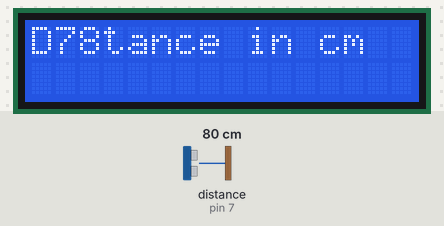
A sketch run on a simulated Arduino Uno, built with avr-gcc and run on an emulated ATmega328P. Shown: 16×2 character LCD. Wiring (inferred from the names in the program): ultrasonic range finder: trigger pin 8; echo pin 7. The inputs (shaded band) are chosen by the test bench; at power-on: distance to the obstacle (sensor on pin 7) 80 cm. The echo pulse lasts 58.3 µs per cm; what the sketch prints to the serial monitor is not drawn.

Above: at 1.2 s.
1.3 s: distance to the obstacle (sensor on pin 7) set to 299 cm
At 2.1 s:
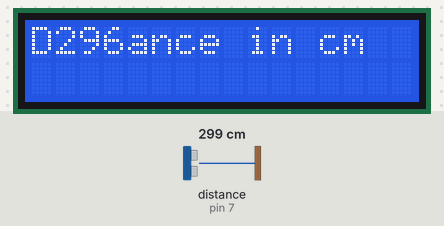
3.0 s: distance to the obstacle (sensor on pin 7) set to 2 cm
At 4.0 s:
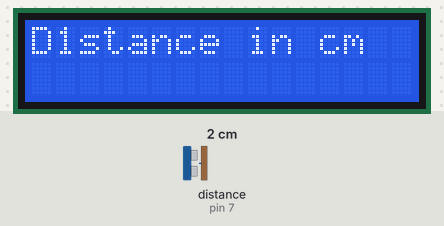
4.5 s: distance to the obstacle (sensor on pin 7) set to 120 cm
At 4.9 s:
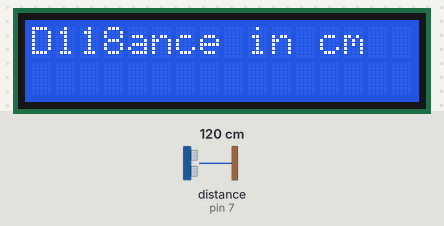
6.0 s: distance to the obstacle (sensor on pin 7) set to 4 cm
At 7.1 s:
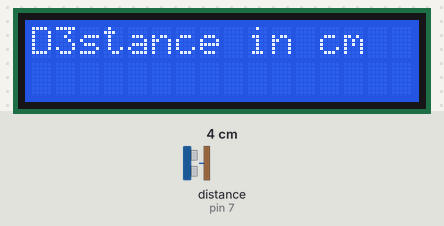
Timing chart, 0 to 8.5 s (numbered marks = the images above; inputs shaded):
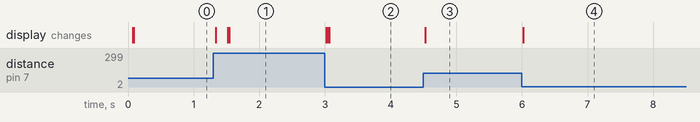

Measured:
- after the input at 1.3 s, the display: changes at once (image 1)
- after the input at 3.0 s, the display: changes at once (image 2)
- after the input at 4.5 s, the display: changes at once (image 3)
- after the input at 6.0 s, the display: changes at once (image 4)

The sketch:

ultrasonicAndLCD.ino
```cpp
#include <LiquidCrystal.h>
// initialize the library with the numbers of the interface pins
LiquidCrystal lcd(12, 11, 5, 4, 3, 2);
const int trigPin = 8;
const int echoPin = 7;
long duration;
int distance;


void setup() {
  // set up the LCD's number of columns and rows:
  lcd.begin(16, 2);
  pinMode(trigPin, OUTPUT); // Sets the trigPin as an Output
  pinMode(echoPin, INPUT); // Sets the echoPin as an Input
  Serial.begin(9600); // Starts the serial communication

}
void loop() {
  // Clears the trigPin
  digitalWrite(trigPin, LOW);
  delayMicroseconds(2);
  // Sets the trigPin on HIGH state for 10 micro seconds
  digitalWrite(trigPin, HIGH);
  delayMicroseconds(10);
  digitalWrite(trigPin, LOW);
  // Reads the echoPin, returns the sound wave travel time in microseconds
  duration = pulseIn(echoPin, HIGH);
  // Calculating the distance
  distance= duration*0.034/2;
  // Prints the distance on the Serial Monitor
  Serial.print("Distance: ");
  Serial.println(distance);

  lcd.setCursor(0, 0);
  lcd.print("Distance in cm");

  lcd.setCursor(1, 0);
  lcd.print(distance);
}
```
